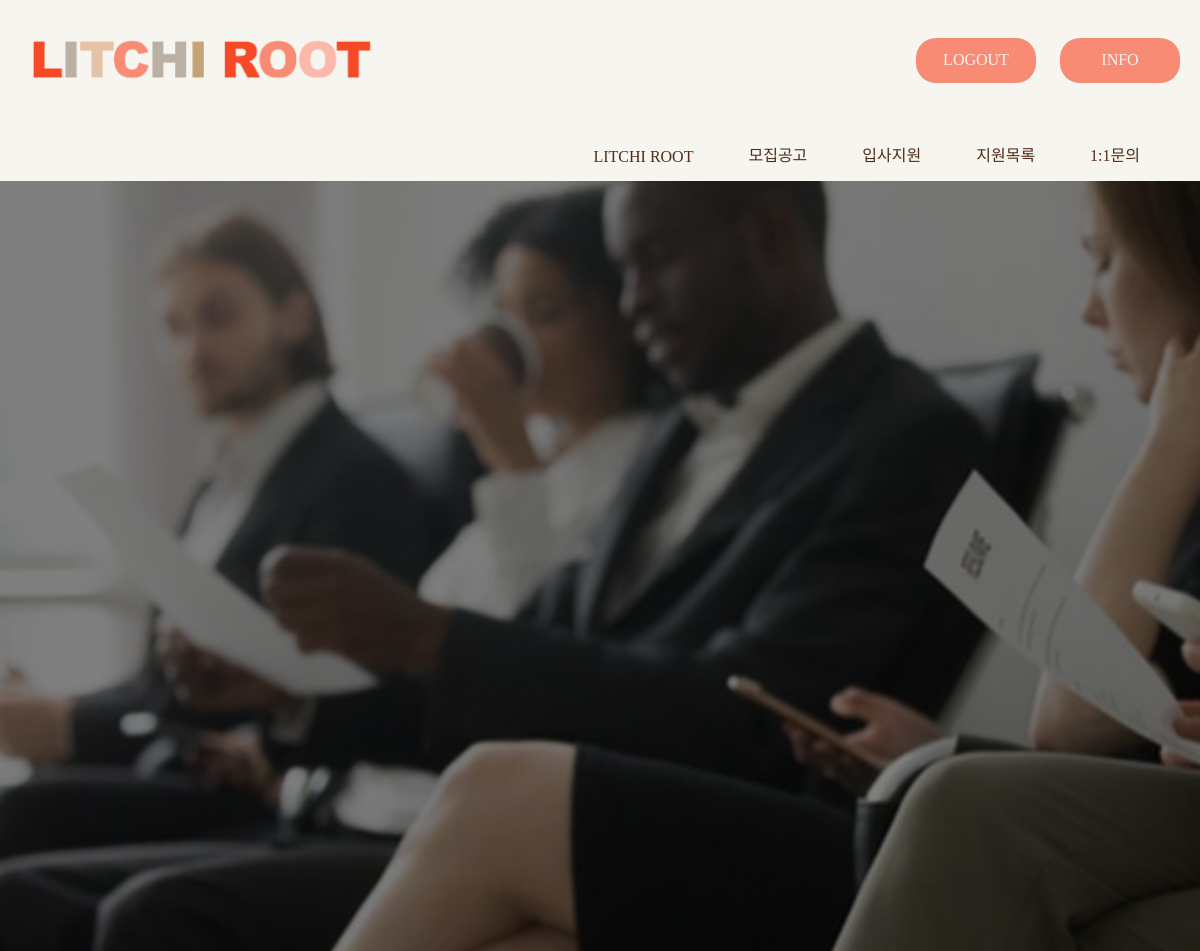
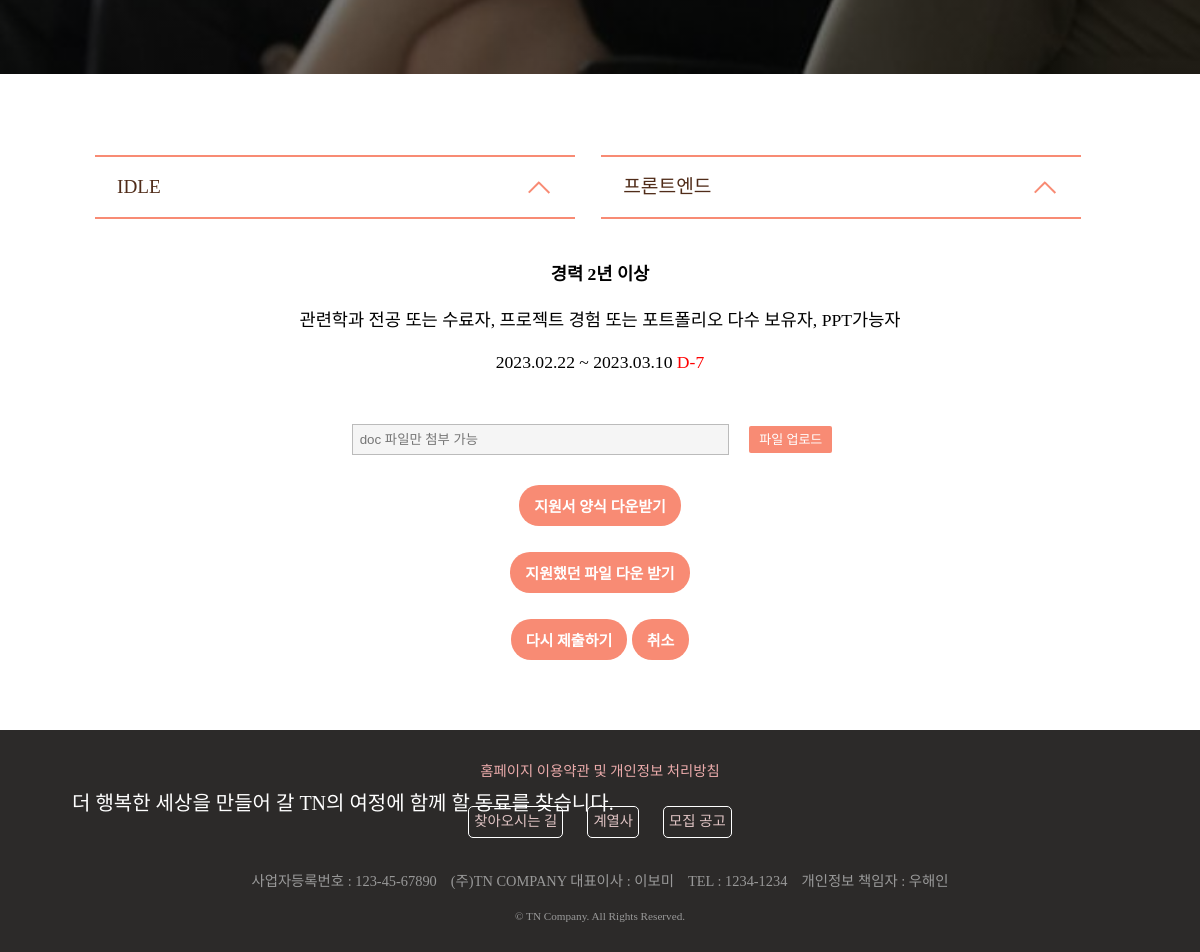
The page /apply/2/4 (signed in) on the database its author committed (2 pictures, top to bottom).
### lcapp/models.py (models this page shows)
class Recruitment(models.Model): # PK자동 id 부여
    re_affiliate = models.ForeignKey(Company, on_delete=models.CASCADE, related_name='company') # 계열사 참조 -> 회사가 망하면 삭제
    re_sector = models.CharField(max_length=45) # 업종 이름
    re_career = models.CharField(max_length=20) # 신입, 경력, 신입/경력 3가지 가능
    re_prefer = models.TextField() # 각종 우대사항 ','로 구분하여 적기
    re_sdate = models.DateField() # 모집시작일 설정
    re_edate = models.DateField() # 모집마감일 설정

### lcapp/views.py (the view)
# urls.py: path("apply/<int:company>/<int:recruitment>", views.apply, name='apply'),
def apply(request, company, recruitment):
   try:
      sessionEmail = request.session['email']
   except:
      message = '로그인이 필요한 서비스입니다.'
      return HttpResponse("<script>alert('"+ message +"');location.href='/list';</script>")
   request.session['url'] = request.path
   selectedCompany = company
   selectedRecruitment = recruitment
   companies = Company.objects.all()
   if selectedCompany == 0 and selectedRecruitment  ==0:
      recruitmentes = Recruitment.objects.all()
      context = {
         'companies' : companies,
         'selectedCompany' : selectedCompany,
         'recruitmentes':recruitmentes,
         'selectedRecruitment' : selectedRecruitment,
      }
   else:
      if selectedCompany == 0 and selectedRecruitment != 0:
         selectedCompany = Recruitment.objects.filter(id=recruitment).values('re_affiliate')[0].get('re_affiliate')
      if selectedRecruitment == 0 and selectedCompany != 0:
         selectedRecruitment = Recruitment.objects.filter(re_affiliate=selectedCompany).values('id')[0].get('id')
      recruitmentes = Recruitment.objects.select_related("re_affiliate").filter(re_affiliate=selectedCompany)
      recruitmentDetail = Recruitment.objects.get(id=selectedRecruitment)
      applyDetail = Apply.objects.filter(ap_seeker_id=sessionEmail, ap_recruitment=selectedRecruitment)
      if  applyDetail :
         applyDetail = applyDetail[0]
      recruitmentDetail.dDay = (recruitmentDetail.re_edate - datetime.now().date()).days
      context = {
         'companies' : companies,
         'selectedCompany' : selectedCompany,
         'recruitmentes':recruitmentes,
         'selectedRecruitment' : selectedRecruitment,
         'recruitmentDetail' : recruitmentDetail,
         'applyDetail':applyDetail
      }
   return render(request, 'apply.html', context)

### lcapp/templates/apply.html (shortened to what this page needs)
<!DOCTYPE html>
{% load static %}
<html lang="ko">
<head>
	<link rel="stylesheet" type="text/css" href="{% static 'css/apply_ask_myPage.css'%}" />
</head>
{% include "nav.html" %}
<body style="margin:0">
	<div class="main">
		<div class="apply-title">
            <p>입사지원</p></br>
			<span>더 행복한 세상을 만들어 갈 TN의 여정에 함께 할 동료를 찾습니다.</span>
        </div>
		<div class="selected-items">
			<div class="selected-items select-wrapper-company">
				<div class="select-company">
					<div class="select__trigger-company"><span>회사</span>
						<div class="arrow"></div>
					</div>
				</div>
			</div>
			<div class="selected-items select-wrapper-recruitment">
				<div class="select-recruitment">
					<div class="select__trigger-recruitment"><span>직무</span>
						<div class="arrow"></div>
					</div>
				</div>
			</div>
		</div>
		{% if  selectedRecruitment != 0 or selectedCompany != 0%}
			<div class="select-wrapper-content">
				<strong>{{recruitmentDetail.re_career}}</strong></br></br>
				<code>{{recruitmentDetail.re_prefer}}</code></br></br>
				{{recruitmentDetail.re_sdate|date:'Y.m.d'}} ~ {{recruitmentDetail.re_edate|date:'Y.m.d'}}
				<span style="color:red">D-{{recruitmentDetail.dDay}}</span></br></br>
				<form name="f" action="../../apply_ok/" method="post" enctype="multipart/form-data">
					<div class="mb-3">
						<div class="input-file">
							<input type="text" readonly="readonly" class="file-name" placeholder="doc 파일만 첨부 가능"/>
							<label for="upload01" class="file-label">파일 업로드</label>
						</div>
					</div>
					<button type="button" class="select-wrapper-button" onclick="location.href='../../download?path=file/resume_form.doc '">지원서 양식 다운받기</button></br></br>
					{% if applyDetail.ap_resume == none%}
						<input type="button" class="select-wrapper-button" value="지원하기" onclick="check()"/>
					{% else%}
						<button type="button" class="select-wrapper-button" onclick="location.href='../../download?path={{ applyDetail.ap_resume }}' ">지원했던 파일 다운 받기</button></br></br>
						<input type="button"class="select-wrapper-button" value="다시 제출하기" onclick="check()"/>
						<input type="button" class="select-wrapper-button" onclick="javascript:apply_delete({{selectedRecruitment}})" value="취소"/>
					{% endif%}
			</div>
		{% else %}
			<div class="select-wrapper-content">
				<strong>회사 또는 직무를 선택해 주세요.</strong></br></br>
			</div>
		{% endif %}
	</div>
</body>
{% include "footer.html" %}
</html>

### lcapp/static/css/apply_ask_myPage.css (style rules this page uses)
.main { position:static; min-height:800px; margin-top: 25px; }
.apply-title { position: static; display: inline-block; height: 1000px; width: 100%; background: linear-gradient(rgba(0,0,0,0.5), rgba(0,0,0,0.5)), url(imgs/img_apply.jpeg); background-size: cover; }
.apply-title p { position: absolute; text-align: left; vertical-align: middle; padding: 0 0 15px; top: 70%; left: 7%; width: 380px; color: #ffffff; font-size: 70px; font-family: noto-medium; cursor: default; }
.apply-title span { position: absolute; text-align: left; vertical-align: middle; padding: 10px 0 15px; margin-top: 15px; top: 86%; left: 6%; width: 900px; color: #ffffff; font-size: 30px; font-family: noto-medium; cursor: default; }
.selected-items { margin-top:70px; margin-left: 7%; position: relative; }
.select-wrapper-company, .select-wrapper-recruitment { display: inline-block; position: relative; user-select: none; width: 45%; margin: auto; text-align: center; }
.select-wrapper-content { position: static; display: block; user-select: none; width: 80%; min-height: 470px; margin: auto; margin-top: 30px; text-align: center; top: 70px; font-size: 1.1rem; font-family: noto-medium; }
.select-wrapper-content code { word-break: break-all; font-family: noto-regular; }
.select-wrapper-button { background-color: #f88b74; border: none; color: #fff; padding: 10px 15px; margin-bottom: 5px; border-radius: 20px; outline: none; cursor: pointer; transition: all .4s; font-size: 15px; font-weight: bold; font-family: noto-medium; }
.select-company, .select-recruitment { position: relative; display: flex; flex-direction: column; margin:11px; }
.select__trigger-company, .select__trigger-recruitment { position: relative; display: flex; align-items: center; justify-content: space-between; padding: 0 22px; font-size: 1.2rem; font-weight: 300; font-family: noto-medium; height: 60px; line-height: 60px; cursor: pointer; border-width: 2px 0 2px 0; border-style: solid; border-color: #F88b74; color: #502c19; }
.arrow { position: relative; height: 15px; width: 15px; }
.arrow::before, .arrow::after { content: ""; position: absolute; bottom: 0px; width: 0.15rem; height: 100%; transition: all 0.5s; }
.arrow::before { left: -5px; transform: rotate(45deg); background-color:#F88b74; }
.arrow::after { left: 5px; transform: rotate(-45deg); background-color: #F88b74; }
.mb-3 { margin:1rem; }
.input-file .file-label { margin : 1rem; display: inline-block; min-width: 53px; height: 27px; line-height: 27px; padding: 0 10px; border-radius: 2px; font-size: 13px; background-color: #f88b74; color: #fff; text-align: center; cursor: pointer; font-family: noto-regular; }
.input-file .file-name { width: 40%; background: #f5f5f5; height: 27px; line-height: 26px; text-indent: 5px; border: 1px solid #bbb; cursor: default; outline: none; }
@media (max-width: 1200px) { .apply-title p { font-size: 50px; top: 78%; width: 300px; } }
@media (max-width: 1200px) { .apply-title span { font-size: 20px; top: 90%; width: 600px; } }

### rows shown on the page
Recruitment: re_career "경력 2년 이상", re_prefer "관련학과 전공 또는 수료자, 프로젝트 경험 또는 포트폴리오 다수 보유자, PPT가능자", re_sdate "2023.02.22", re_edate "2023.03.10", dDay "7"
